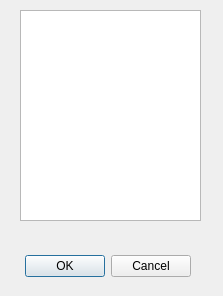
<?xml version="1.0" encoding="UTF-8"?>
<ui version="4.0">
 <class>Dialog</class>
 <widget class="QDialog" name="Dialog">
  <property name="geometry">
   <rect>
    <x>0</x>
    <y>0</y>
    <width>223</width>
    <height>296</height>
   </rect>
  </property>
  <property name="windowTitle">
   <string>Dialog</string>
  </property>
  <widget class="QDialogButtonBox" name="buttonBox">
   <property name="geometry">
    <rect>
     <x>-150</x>
     <y>250</y>
     <width>341</width>
     <height>32</height>
    </rect>
   </property>
   <property name="orientation">
    <enum>Qt::Horizontal</enum>
   </property>
   <property name="standardButtons">
    <set>QDialogButtonBox::Cancel|QDialogButtonBox::Ok</set>
   </property>
  </widget>
  <widget class="QPlainTextEdit" name="plainTextEdit">
   <property name="geometry">
    <rect>
     <x>20</x>
     <y>10</y>
     <width>181</width>
     <height>211</height>
    </rect>
   </property>
  </widget>
 </widget>
 <resources/>
 <connections>
  <connection>
   <sender>buttonBox</sender>
   <signal>accepted()</signal>
   <receiver>Dialog</receiver>
   <slot>accept()</slot>
   <hints>
    <hint type="sourcelabel">
     <x>248</x>
     <y>254</y>
    </hint>
    <hint type="destinationlabel">
     <x>157</x>
     <y>274</y>
    </hint>
   </hints>
  </connection>
  <connection>
   <sender>buttonBox</sender>
   <signal>rejected()</signal>
   <receiver>Dialog</receiver>
   <slot>reject()</slot>
   <hints>
    <hint type="sourcelabel">
     <x>316</x>
     <y>260</y>
    </hint>
    <hint type="destinationlabel">
     <x>286</x>
     <y>274</y>
    </hint>
   </hints>
  </connection>
 </connections>
</ui>
